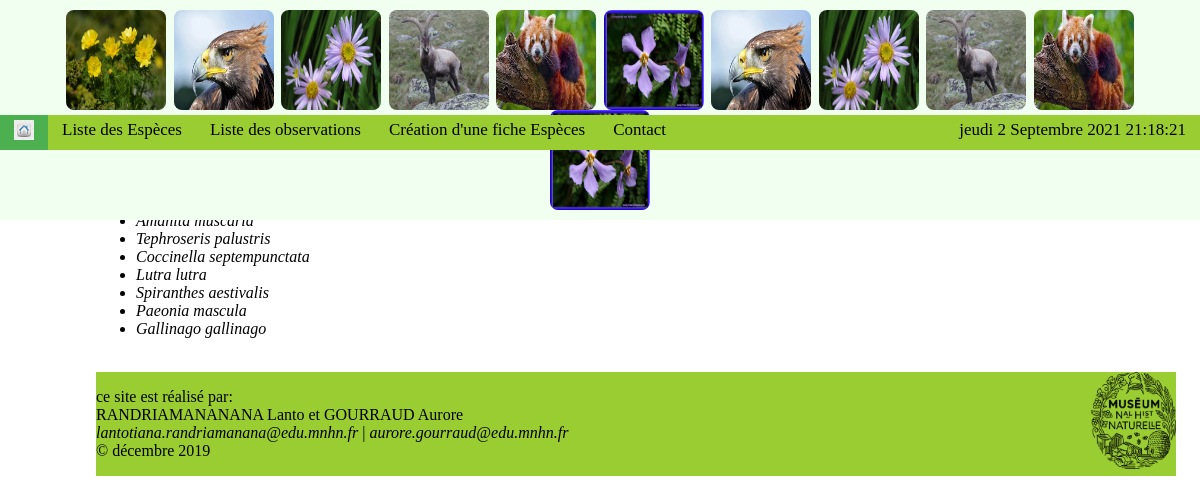
Page /home/admin/1 on the committed database.
### web_site/models.py (models this page shows, shortened)
class Especes(models.Model):
	Nom_vernaculaire = models.CharField(max_length=150, verbose_name = "Nom commun")
	Familles = models.CharField(max_length=100)
	Ordre = models.CharField(max_length=100)
	Nom_scientifiques= models.CharField(max_length=150, null= False, unique = True, verbose_name = "Nom scientifique")
	Photo = models.ImageField(upload_to='media/', verbose_name = "Ajouter une photo")
	Description = models.TextField()
	Repartition_geographique = models.CharField(max_length=150, verbose_name = "Répartition géographique")
	TaxRef = models.CharField(max_length=150)
	Habitat = models.CharField(max_length=100, verbose_name = "Types d'habitat naturel")
	Statut_IUCN = models.CharField(max_length=100, verbose_name = "Statut de conservation UICN")
	Categorie_especes = models.IntegerField(verbose_name= "Catégorie de l'espèce", choices =[(1, ("Plantes")), (2, ("Champignons")), (3, ("Insectes")), (4, ("Reptiles et Amphibiens")), (5, ("Mammifères")), (6, ("Oiseaux"))])
	Auteur_fe = models.ForeignKey(Admin, on_delete = models.CASCADE, verbose_name = "Auteur fiche espèce")
	class Meta:
		verbose_name = "Especes"
		ordering = ['Familles']

### web_site/views.py (the view)
# urls.py: path('home/admin/<int:admin_id>', home_admin, name= 'page_home_admin'),
def home_admin (request, admin_id):
	try:
		admin = Admin.objects.get (id= admin_id)
	except:
		return redirect ('page_home')
	fiche= Especes.objects.all ()
	liste_fiche = []
	for i in fiche :
		if i.Auteur_fe_id == admin.id:
			liste_fiche.append(i)
	return render (request, 'home_admin.html', {'admin': admin, 'liste_fiche' : liste_fiche})

### web_site/templates/web_site/home_admin.html
{% extends 'page_base.html' %}
{%load static%}
{%block login%}
<p class = 'login'> <b>{{admin.Nom}} </b> , vous êtes connecté en tant qu'administrateur </p>
     {%endblock%}
{% block contenu_page%}
    <nav>
		<ul class = "nav-haut">
		  <li id = "active"><a href="{% url 'page_home' %}"> <img  src="{%static 'image/icon-accueil.jpeg'%}" alt="icon" width="20" height="20" ></a></li>
		  <li><a href="{% url 'page_liste_especes' %}">Liste des Espèces</a></li>
		  <li><a href="{% url 'page_liste_observations' %}">Liste des observations</a></li>
		  <li><a href="{% url 'page_creer_especes' %}">Création d'une fiche Espèces</a></li>
		  <li><a href="{% url 'page_contact' %}">Contact</a></li>
		  <li><p class = "heure" > {% now "l j E Y" %} {% now "H:i:s" %}</p></li>
		</ul>
    </nav>
<p><b>Voici une liste des "FICHES ESPÈCES QUE VOUS AVEZ CRÉÉ"</b></p>
<ul>{% for fiche in liste_fiche %}
<li> <i>{{fiche.Nom_scientifiques}}</i></li>
{% endfor %}
</ul>
{%endblock%}

### web_site/static/css/style.css (style rules this page uses)
.heure { color: black; text-align: right; padding: 5px 14px; margin: 0; font-size: 17px; }
.login { color: blue; text-align: right; }
.nav-haut { overflow: hidden; top:115px; left:0px; position: fixed; list-style-type: none; padding: 0px; width: 100%; background-color: yellowgreen; margin-left:0; margin: 0; }
.nav-haut a { float: left; color: black; text-align: center; padding: 5px 14px; margin: 0; text-decoration: none; font-size: 17px; }
.nav-haut #active a { background-color: #4CAF50; color: white; }
html { height:100%; }
body { height:100%; max-width:1280px; min-height:100%; margin:0 auto; position: relative; margin-top: 12%; margin-left:8%; margin-right:2%; text-align: justify; }

### rows in the picture
Especes: Nom_scientifiques "Amanita muscaria"
Especes: Nom_scientifiques "Tephroseris palustris"
Especes: Nom_scientifiques "Coccinella septempunctata"
Especes: Nom_scientifiques "Lutra lutra"
Especes: Nom_scientifiques "Spiranthes aestivalis"
Especes: Nom_scientifiques "Paeonia mascula"
Especes: Nom_scientifiques "Gallinago gallinago"
